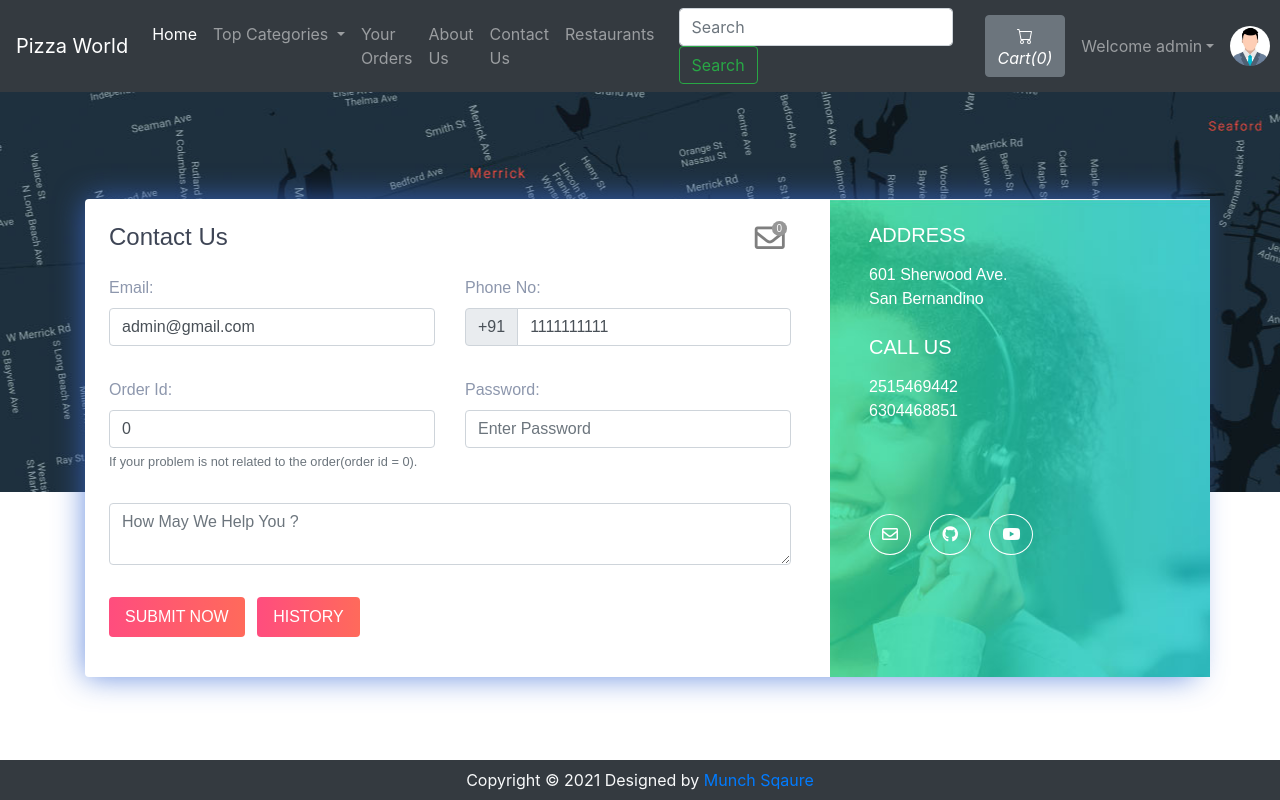
The app's page /contact.php (signed in) with its own data.
### tables this page shows
CREATE TABLE `sitedetail` (
  `tempId` int(11) NOT NULL,
  `systemName` varchar(21) NOT NULL,
  `email` varchar(35) NOT NULL,
  `contact1` bigint(21) NOT NULL,
  `contact2` bigint(21) DEFAULT NULL COMMENT 'Optional',
  `address` text NOT NULL,
  `dateTime` datetime NOT NULL DEFAULT current_timestamp()
);

CREATE TABLE `users` (
  `id` int(21) NOT NULL,
  `username` varchar(21) NOT NULL,
  `firstName` varchar(21) NOT NULL,
  `lastName` varchar(21) NOT NULL,
  `email` varchar(35) NOT NULL,
  `phone` bigint(20) NOT NULL,
  `userType` enum('0','1') NOT NULL DEFAULT '0' COMMENT '0=user\r\n1=admin',
  `password` varchar(255) NOT NULL,
  `joinDate` datetime NOT NULL DEFAULT current_timestamp()
);

### contact.php (the view, shortened to what this page needs)
<!doctype html>
<html lang="en">
  <head>
    <link rel="stylesheet" href="https://stackpath.bootstrapcdn.com/bootstrap/4.5.0/css/bootstrap.min.css">
    <link rel="stylesheet" href="https://use.fontawesome.com/releases/v5.8.2/css/all.css">
  </head>
  <body>
  <?php include 'partials/_dbconnect.php';?>
  <?php include 'partials/_nav.php';?>
      <div class="contact2" style="background-image:url(img/map.jpg);height: 400px;" id="contact">
        <div class="container">
          <div class="row contact-container">
            <div class="col-lg-12">
              <div class="card card-shadow border-0 mb-4">
                <div class="row">
                  <div class="col-lg-8">
                    <div class="contact-box p-4">
                      <div class="row">
                        <div class="col-lg-8">
                          <h4 class="title">Contact Us</h4>
                        </div>
                        <?php if($loggedin){ ?>
                          <div class="col-lg-4">
                            <div class="icon-badge-container mx-1" style="padding-left: 167px;">
                              <a href="#" data-toggle="modal" data-target="#adminReply"><i class="far fa-envelope icon-badge-icon"></i></a>
                              <div class="icon-badge"><b><span id="totalMessage">0</span></b></div>
                            </div>
                          </div>
                        <?php } ?>
                      </div>
                      <?php
                          $passSql = "SELECT * FROM users WHERE id='$userId'";
                          $passResult = mysqli_query($conn, $passSql);
                          $passRow=mysqli_fetch_assoc($passResult);
                          $email = $passRow['email'];
                          $phone = $passRow['phone'];
                      ?>
                      <form action="partials/_manageContactUs.php" method="POST">
                        <div class="row">
                          <div class="col-lg-6">
                            <div class="form-group mt-3">
                                <b><label for="email">Email:</label></b>
                                <input type="email" class="form-control" id="email" name="email" placeholder="Enter Your Email" required value="<?php echo $email ?>">
                            </div>
                          </div>
                          <div class="col-lg-6">
                            <div class="form-group mt-3">
                                <b><label for="phone">Phone No:</label></b>
                                <div class="input-group mb-3">
                                    <div class="input-group-prepend">
                                      <span class="input-group-text" id="basic-addon">+91</span>
                                    </div>
                                    <input type="tel" class="form-control" id="phone" name="phone" aria-describedby="basic-addon" placeholder="Enter Your Phone Number" required pattern="[0-9]{10}" value="<?php echo $phone ?>">
                                </div>
                            </div>
                          </div>
                          <div class="col-lg-6">
                            <div class="form-group mt-3">
                              <b><label for="orderId">Order Id:</label></b>
                              <input class="form-control" type="text" id="orderId" name="orderId" placeholder="Order Id" value="0">
                              <small id="orderIdHelp" class="form-text text-muted">If your problem is not related to the order(order id = 0).</small>
                            </div>
                          </div>
                          <div class="col-lg-6">
                            <div class="form-group mt-3">
                              <b><label for="password">Password:</label></b>
                              <input class="form-control" id="password" name="password" placeholder="Enter Password" type="password" placeholder="Enter Your Password" required data-toggle="password">
                            </div>
                          </div>
                          <div class="col-lg-12">
                            <div class="form-group  mt-3">
                                <textarea class="form-control" id="message" name="message" rows="2" required minlength="6" placeholder="How May We Help You ?"></textarea>
                            </div>
                          </div>
                          <?php if($loggedin){ ?>
                            <div class="col-lg-12">
                              <button type="submit" class="btn btn-danger-gradiant mt-3 mb-3 text-white border-0 py-2 px-3"><span> SUBMIT NOW <i class="ti-arrow-right"></i></span></button>
                              <button type="button" class="btn btn-danger-gradiant mt-3 mb-3 text-white border-0 py-2 px-3 mx-2" data-toggle="modal" data-target="#history"><span> HISTORY <i class="ti-arrow-right"></i></span></button>
                            </div>
                          <?php } ?>
                        </div>
                      </form>
                    </div>
                  </div>
                  <?php
                    $sql = "SELECT * FROM `sitedetail`";
                    $result = mysqli_query($conn, $sql);
                    $row = mysqli_fetch_assoc($result);
                    $address = $row['address'];
                    $email = $row['email'];
                    $contact1 = $row['contact1'];
                    $contact2 = $row['contact2'];
                    echo '<div class="col-lg-4 bg-image" style="background-image:url(img/contact.jpg)">
                          <div class="detail-box p-4">
                            <h5 class="text-white font-weight-light mb-3">ADDRESS</h5>
                            <p class="text-white op-7">' .$address. '</p>
                            <h5 class="text-white font-weight-light mb-3 mt-4">CALL US</h5>
                            <p class="text-white op-7">' .$contact1. '
                              <br> ' .$contact2. '</p>
                            <div class="round-social light">
                              <a href="https://mail.google.com/mail/?view=cm&fs=1&tf=1&to=' .$email. '" class="ml-0 text-decoration-none text-white border border-white rounded-circle" target="_blank"><i class="far fa-envelope"></i></a>
                              <a href="https://github.com/darshankparmar" class="text-decoration-none text-white border border-white rounded-circle" target="_blank"><i class="fab fa-github"></i></i></a>
                              <a href="https://youtube.com/" class="text-decoration-none text-white border border-white rounded-circle" target="_blank"><i class="fab fa-youtube"></i></a>
                            </div>
                          </div>
                        </div>';
                  ?>
                </div>
              </div>
            </div>
          </div>
        </div>
      </div>
  <?php include 'partials/_footer.php';?>
  </body>
</html>

### partials/_nav.php (shortened to what this page needs)
<?php
if(isset($_SESSION['loggedin']) && $_SESSION['loggedin']==true){
  $loggedin= true;
  $userId = $_SESSION['userId'];
  $username = $_SESSION['username'];
}
else{
  $loggedin = false;
  $userId = 0;
}
$sql = "SELECT * FROM `sitedetail`";
$result = mysqli_query($conn, $sql);
$row = mysqli_fetch_assoc($result);
$systemName = $row['systemName'];
echo '<nav class="navbar navbar-expand-lg navbar-dark bg-dark">
      <a class="navbar-brand" href="index.php">'.$systemName.'</a>
      <button class="navbar-toggler" type="button" data-toggle="collapse" data-target="#navbarSupportedContent" aria-controls="navbarSupportedContent" aria-expanded="false" aria-label="Toggle navigation">
        <span class="navbar-toggler-icon"></span>
      </button>
      <div class="collapse navbar-collapse" id="navbarSupportedContent">
        <ul class="navbar-nav mr-auto">
          <li class="nav-item active">
            <a class="nav-link" href="index.php">Home <span class="sr-only">(current)</span></a>
          </li>
          <li class="nav-item dropdown">
            <a class="nav-link dropdown-toggle" href="#" id="navbarDropdown" role="button" data-toggle="dropdown" aria-haspopup="true" aria-expanded="false">
              Top Categories
            </a>
            <div class="dropdown-menu" aria-labelledby="navbarDropdown">';
            echo '</div>
          </li>
          <li class="nav-item">
            <a class="nav-link" href="viewOrder.php">Your Orders</a>
          </li>
          <li class="nav-item">
            <a class="nav-link" href="about.php">About Us</a>
          </li>
          <li class="nav-item">
            <a class="nav-link" href="contact.php">Contact Us</a>
          </li>
          <li class="nav-item">
            <a class="nav-link" href="restaurants.php">Restaurants</a>
          </li>
        </ul>
        <form method="get" action="/OnlinePizzaDelivery/search.php" class="form-inline my-2 my-lg-0 mx-3">
          <input class="form-control mr-sm-2" type="search" name="search" id="search" placeholder="Search" aria-label="Search" required>
          <button class="btn btn-outline-success my-2 my-sm-0" type="submit">Search</button>
        </form>';
        $countsql = "SELECT SUM(`itemQuantity`) FROM `viewcart` WHERE `userId`=$userId";
        $countresult = mysqli_query($conn, $countsql);
        $countrow = mysqli_fetch_assoc($countresult);
        $count = $countrow['SUM(`itemQuantity`)'];
        if(!$count) {
          $count = 0;
        }
        echo '<a href="viewCart.php"><button type="button" class="btn btn-secondary mx-2" title="MyCart">
          <svg xmlns="img/cart.svg" width="16" height="16" fill="currentColor" class="bi bi-cart" viewBox="0 0 16 16">
            <path d="M0 1.5A.5.5 0 0 1 .5 1H2a.5.5 0 0 1 .485.379L2.89 3H14.5a.5.5 0 0 1 .491.592l-1.5 8A.5.5 0 0 1 13 12H4a.5.5 0 0 1-.491-.408L2.01 3.607 1.61 2H.5a.5.5 0 0 1-.5-.5zM3.102 4l1.313 7h8.17l1.313-7H3.102zM5 12a2 2 0 1 0 0 4 2 2 0 0 0 0-4zm7 0a2 2 0 1 0 0 4 2 2 0 0 0 0-4zm-7 1a1 1 0 1 1 0 2 1 1 0 0 1 0-2zm7 0a1 1 0 1 1 0 2 1 1 0 0 1 0-2z"/>
          </svg>
          <i class="bi bi-cart">Cart(' .$count. ')</i>
        </button></a>';
        if($loggedin){
          echo '<ul class="navbar-nav mr-2">
            <li class="nav-item dropdown">
              <a class="nav-link dropdown-toggle" href="#" id="navbarDropdown" role="button" data-toggle="dropdown"> Welcome ' .$username. '</a>
              <div class="dropdown-menu" aria-labelledby="navbarDropdown">
                <a class="dropdown-item" href="partials/_logout.php">Logout</a>
              </div>
            </li>
          </ul>
          <div class="text-center image-size-small position-relative">
            <a href="viewProfile.php"><img src="img/person-' .$userId. '.jpg" class="rounded-circle" onError="this.src = \'img/profilePic.jpg\'" style="width:40px; height:40px"></a>
          </div>';
        }
        else {
          echo '
          <button type="button" class="btn btn-success mx-2"  data-toggle="modal" data-target="#loginModal">Login</button>
          <button type="button" class="btn btn-success mx-2"  data-toggle="modal" data-target="#signupModal">SignUp</button>';
        }
  echo '</div>
    </nav>';
?>

### contact.php (style rules this page uses)
.icon-badge-container { position: absolute; }
.icon-badge-icon { font-size: 30px; color: rgb(0 0 0 / 50%); position: relative; }
.icon-badge { background-color: #979797;; font-size: 10px; color: white; text-align: center; width: 15px; height: 15px; border-radius: 49%; position: relative; top: -35px; left: 17px; }
.contact2 { font-family: "Montserrat", sans-serif; color: #8d97ad; font-weight: 300; background-position: center top; }
.contact2 h1, .contact2 h2, .contact2 h3, .contact2 h4, .contact2 h5, .contact2 h6 { color: #3e4555; }
.contact2 .bg-image { background-size: cover; position: relative; display: -webkit-box; display: -webkit-flex; display: -ms-flexbox; display: flex; }
.contact2 .card.card-shadow { -webkit-box-shadow: 0px 0px 30px rgba(115, 128, 157, 0.1); box-shadow: 0px 0px 30px rgba(61, 109, 214, 0.774); }
.contact2 .detail-box .round-social { margin-top: 100px; }
.contact2 .round-social a { background: transparent; margin: 0 7px; padding: 11px 12px; }
.contact2 .contact-container { position: relative; top: 107px; }
.contact2 .btn-danger-gradiant { background: #ff4d7e; background: -webkit-linear-gradient(legacy-direction(to right), #ff4d7e 0%, #ff6a5b 100%); background: -webkit-gradient(linear, left top, right top, from(#ff4d7e), to(#ff6a5b)); background: -webkit-linear-gradient(left, #ff4d7e 0%, #ff6a5b 100%); background: -o-linear-gradient(left, #ff4d7e 0%, #ff6a5b 100%); background: linear-gradient(to right, #ff4d7e 0%, #ff6a5b 100%); }

### records on screen
sitedetail: systemName "Pizza World", address "601 Sherwood Ave. San Bernandino", contact1 "2515469442", contact2 "6304468851"
users: email "admin@gmail.com", phone "1111111111"

### other values on screen
$count "0"
$username "admin"
